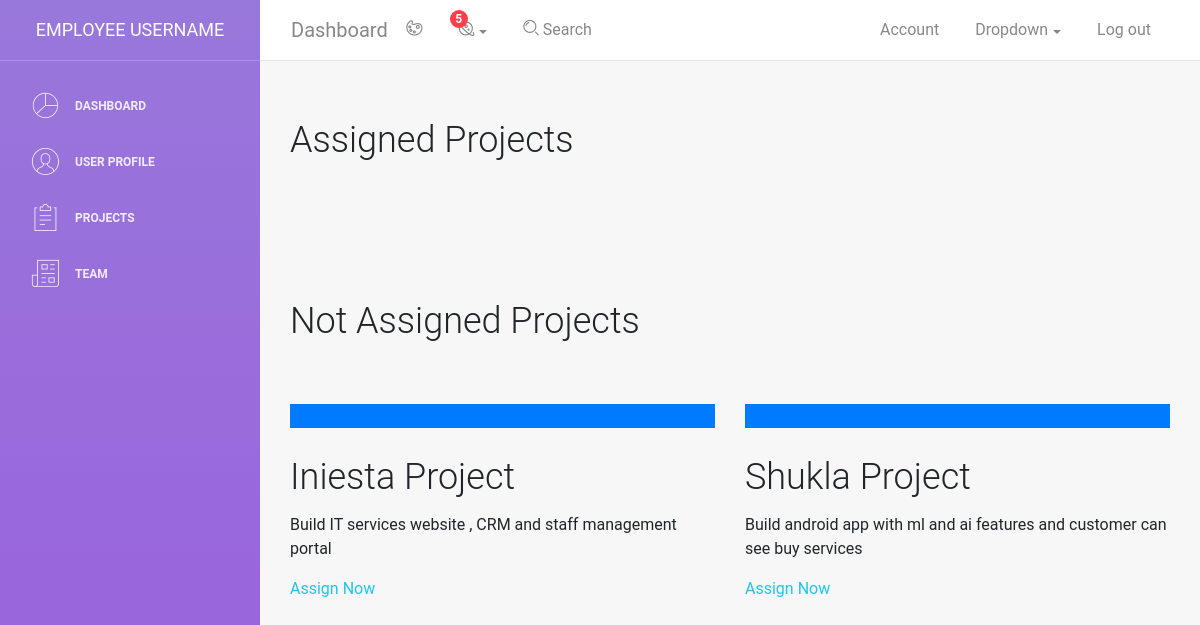
The page /employee/projects/ on the database as committed earlier.
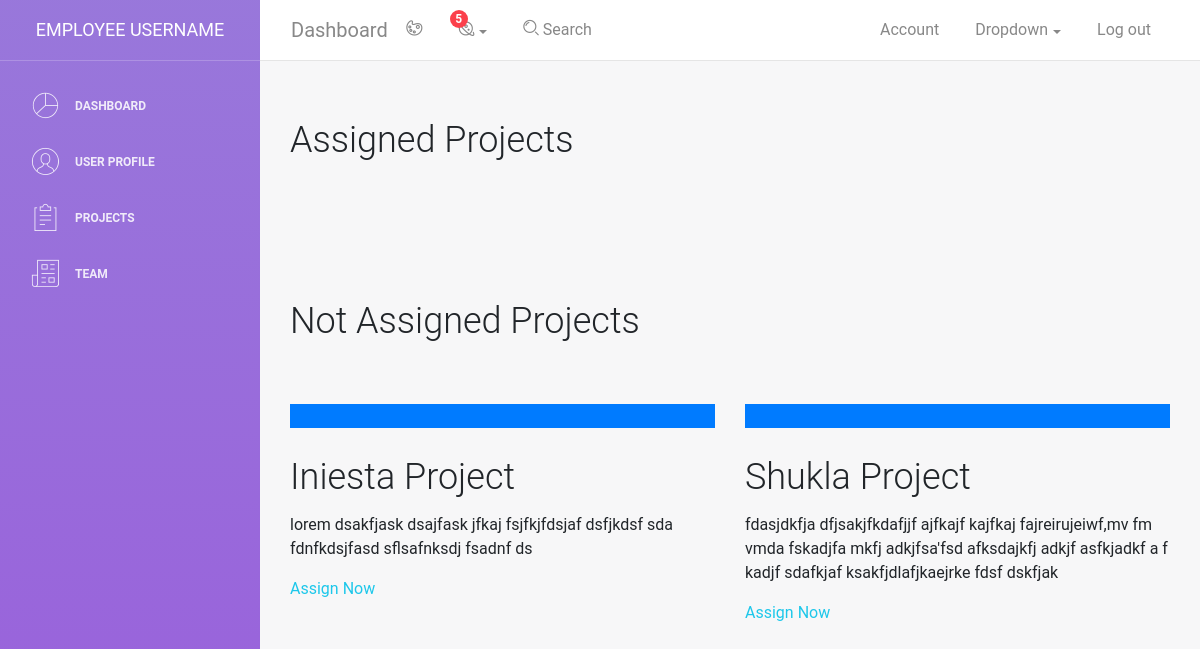
The same page on the database as committed later.
### staff/models.py (models this page shows, shortened)
class Project(models.Model):
    name  = models.CharField(max_length=50, null = True)
    detail = models.TextField(max_length=400)
    assign_date =models.DateField(null = True)
    due_date = models.DateField(null = True)

### staff/views.py (the view)
# urls.py: path('projects/', views.project, name='project'),
def projects(request):
    projects = Project.objects.filter(team__isnull = False)
    na_projects = Project.objects.filter(team__isnull = True)
    context = {
        "activate" : True,
        "projects":projects,
        "na_projects":na_projects,
    }
    return render(request , 'staff/project.html' , context)

### staff/templates/staff/project.html (shortened to what this page needs)
{% extends "base.html" %}
{% block body %}
<h2>Assigned Projects</h2>
<div class="row g-4 py-5 row-cols-1 row-cols-lg-3">
</div>
{% if na_projects  %}
<h2>Not Assigned Projects</h2>
<div class="row g-4 py-5 row-cols-1 row-cols-lg-3">
    {% for project in  na_projects %}
    <div class="feature col">
        <div class="feature-icon bg-primary bg-gradient">
          <svg class="bi" width="1em" height="1em"><use xlink:href="#collection"></use></svg>
        </div>
        <h2>{{project.name}}</h2>
        <p>{{project.detail}}</p>
        {% url 'staff:project-assign' project.pk as the_url %}
        <a href="{{ the_url }}" class="icon-link">
          Assign Now
          <svg class="bi" width="1em" height="1em"><use xlink:href="#chevron-right"></use></svg>
        </a>
      </div>
    {% endfor %}
</div>
{% endif %}
{% endblock body %}

Rows that differ between the two databases and show on the page:
changed Project "Iniesta Project": detail "Build IT services website , CRM and staff management portal" → "lorem dsakfjask dsajfask jfkaj fsjfkjfdsjaf dsfjkdsf sda fdnfkdsjfasd sflsafnksdj fsadnf ds"
changed Project "Shukla Project": detail "Build android app with ml and ai features and customer can see buy services" → "fdasjdkfja dfjsakjfkdafjjf ajfkajf kajfkaj fajreirujeiwf,mv fm vmda fskadjfa mkfj adkjfsa'fsd afksdajkfj adkjf asfkjadkf a f kadjf sdafkjaf ksakfjdlafjkaejrke fdsf dskfjak"
